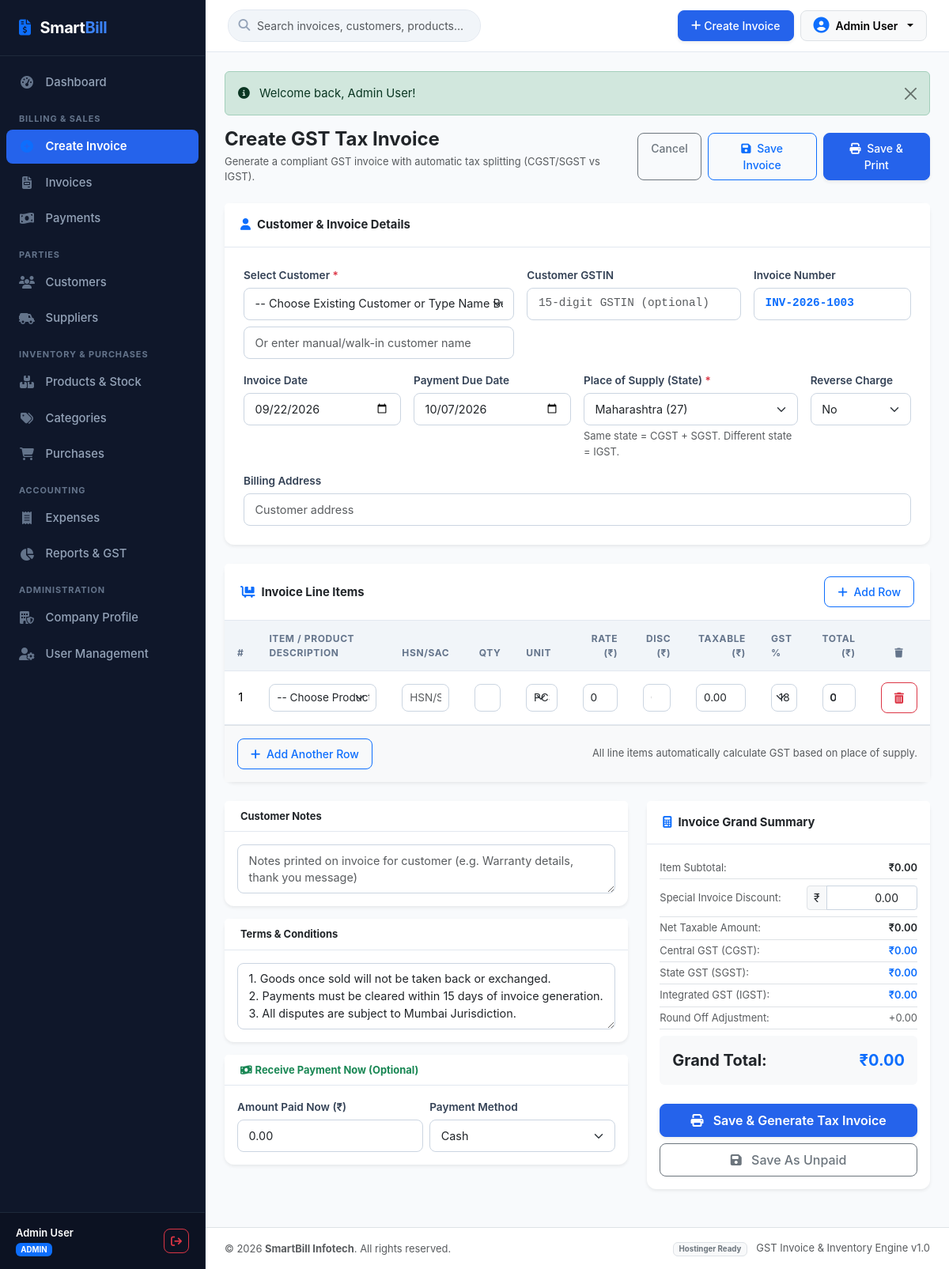
The page /invoices/create.php (signed in) on the database its author committed.
### tables this page shows
CREATE TABLE IF NOT EXISTS `company_settings` (
  `id` INT PRIMARY KEY DEFAULT 1,
  `company_name` VARCHAR(200) NOT NULL DEFAULT 'SmartBill Enterprises',
  `legal_name` VARCHAR(200) DEFAULT 'SmartBill Solutions Private Limited',
  `address` TEXT DEFAULT 'Plot No. 42, Tech City Road, Cyber Square',
  `city` VARCHAR(100) DEFAULT 'Mumbai',
  `state` VARCHAR(100) DEFAULT 'Maharashtra',
  `pin_code` VARCHAR(20) DEFAULT '400001',
  `mobile` VARCHAR(20) DEFAULT '+91 98765 43210',
  `email` VARCHAR(150) DEFAULT 'contact@smartbill.com',
  `gstin` VARCHAR(30) DEFAULT '27AABCS1429B1Z5',
  `pan` VARCHAR(30) DEFAULT 'AABCS1429B',
  `state_code` VARCHAR(10) DEFAULT '27',
  `logo` VARCHAR(255) DEFAULT NULL,
  `invoice_prefix` VARCHAR(20) DEFAULT 'INV-2026',
  `starting_invoice_number` INT DEFAULT 1001,
  `bank_name` VARCHAR(150) DEFAULT 'HDFC Bank Ltd',
  `account_number` VARCHAR(50) DEFAULT '50200012345678',
  `ifsc` VARCHAR(30) DEFAULT 'HDFC0001234',
  `upi_id` VARCHAR(100) DEFAULT 'smartbill@hdfcbank',
  `terms_conditions` TEXT DEFAULT '1. Goods once sold will not be taken back or exchanged.\n2. All disputes subject to local jurisdiction only.\n3. Interest @ 18% p.a. will be charged if payment is not made within due date.',
  `authorized_signatory` VARCHAR(150) DEFAULT 'For SmartBill Solutions Pvt Ltd',
  `updated_at` TIMESTAMP DEFAULT CURRENT_TIMESTAMP ON UPDATE CURRENT_TIMESTAMP
);

### invoices/create.php (the view, shortened to what the rows shown need)
<?php
require_once __DIR__ . '/../includes/auth_check.php';
$company = getCompanySettings($pdo);
$states = getIndianStates();
include __DIR__ . '/../includes/header.php';
?>
<form action="create.php" method="POST" id="invoiceForm">
    <div class="card border-0 shadow-sm mb-4">
        <div class="card-body p-4">
            <div class="row g-3">
                <div class="col-md-4">
                    <label class="form-label">Place of Supply (State) <span class="text-danger">*</span></label>
                    <select name="place_of_supply" id="place_of_supply" class="form-select" required>
                        <?php foreach ($states as $code => $stName): ?>
                            <option value="<?= htmlspecialchars($stName) ?>" <?= (strtolower($company['state'] ?? '') === strtolower($stName)) ? 'selected' : '' ?>>
                                <?= htmlspecialchars($stName) ?> (<?= $code ?>)
                            </option>
                        <?php endforeach; ?>
                    </select>
                    <div class="form-text small">Same state = CGST + SGST. Different state = IGST.</div>
                </div>
            </div>
        </div>
    </div>
    <div class="card border-0 shadow-sm mb-4">
        <div class="card-body p-0">
            <div class="table-responsive">
                <table class="table invoice-items-table align-middle mb-0" id="invoiceItemsTable">
                    <thead class="table-light small">
                        <tr>
                            <th style="width: 4%;" class="text-center">#</th>
                            <th style="width: 25%;">Item / Product Description</th>
                            <th style="width: 10%;">HSN/SAC</th>
                            <th style="width: 8%;" class="text-end">Qty</th>
                            <th style="width: 9%;">Unit</th>
                            <th style="width: 10%;" class="text-end">Rate (₹)</th>
                            <th style="width: 8%;" class="text-end">Disc (₹)</th>
                            <th style="width: 11%;" class="text-end">Taxable (₹)</th>
                            <th style="width: 8%;">GST %</th>
                            <th style="width: 11%;" class="text-end">Total (₹)</th>
                            <th style="width: 4%;" class="text-center"><i class="fa-solid fa-trash"></i></th>
                        </tr>
                    </thead>
                </table>
            </div>
        </div>
    </div>
    <div class="row g-4 mb-4">
        <div class="col-lg-7">
            <div class="card border-0 shadow-sm">
                <div class="card-body p-3">
                    <textarea name="terms_conditions" class="form-control" rows="3"><?= htmlspecialchars($company['terms_conditions'] ?? '') ?></textarea>
                </div>
            </div>
        </div>
    </div>
</form>
<?php include __DIR__ . '/../includes/footer.php'; ?>

### includes/footer.php (shortened to what the rows shown need)
        </main>
        <footer class="bg-white border-top py-3 px-4 text-center text-md-between d-flex flex-column flex-md-row align-items-center justify-content-between text-muted small mt-auto">
            <div>
                &copy; <?= date('Y') ?> <strong><?= htmlspecialchars($company_info['company_name'] ?? 'SmartBill') ?></strong>. All rights reserved.
            </div>
        </footer>
    </div>
</div>
</body>
</html>

### rows shown on the page
company_settings: place_of_supply "Maharashtra (27)", terms_conditions "1. Goods once sold will not be taken back or exchanged. 2. Payments must be cleared within 15 days of invoice generation. 3. All disputes are subject to Mumbai Jurisdiction.", company_name "SmartBill Infotech"

### other values the page prints
$_SESSION['user_name'] "Admin User"
$_SESSION['user_role'] "ADMIN"
$flash['text'] "Welcome back, Admin User!"
